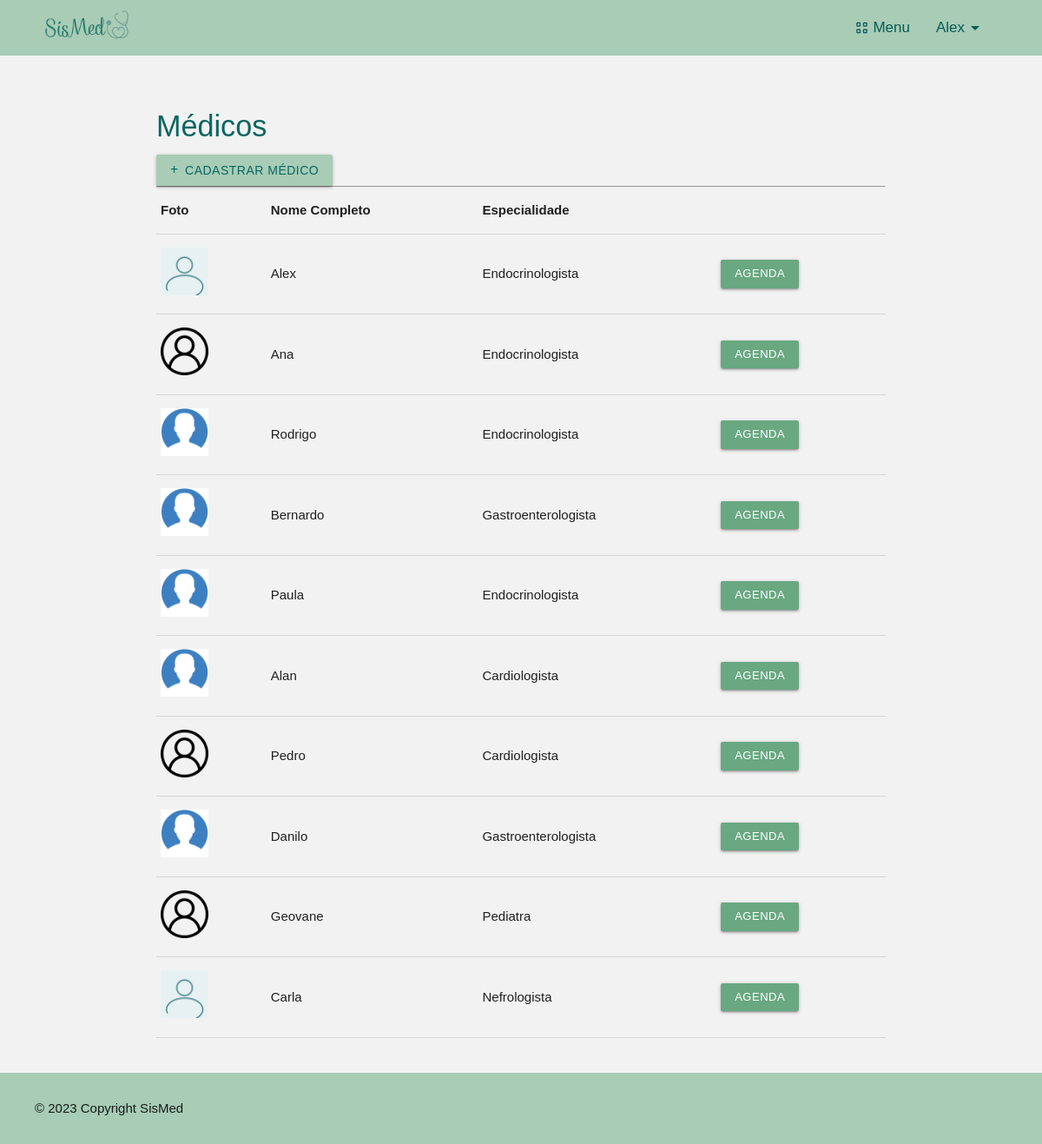
Page /listar/medicos (signed in) on the committed database.
### cadastros/models.py (models this page shows, shortened)
class Medico(models.Model):
    nome_completo = models.CharField(max_length=100, verbose_name='Nome Completo')
    data_nascimento = models.DateField(verbose_name='Data de Nascimento')
    rg = models.CharField(max_length=13, verbose_name='RG', unique=True)
    cpf = models.CharField(max_length=14, verbose_name='CPF', unique=True)
    crm = models.CharField(null=True, max_length=14, verbose_name='CRM', unique=True)
    sexo = models.CharField(max_length=1, choices=sexo_opcoes, null=True)
    endereco = models.OneToOneField(Endereco, null=True, on_delete=models.PROTECT)
    telefone = models.CharField(max_length=15, unique=True)
    email = models.CharField(max_length=50, unique=True)
    data_cadastro = models.DateField(verbose_name='Data de Cadastro')
    especialidade = models.ForeignKey(Especialidade, on_delete=models.PROTECT)
    foto =  models.ImageField(upload_to='fotos_medicos', blank=True, null=True)
    usuario = models.OneToOneField(User, null=True, on_delete=models.DO_NOTHING)
    def __str__(self):
        return f'{self.nome_completo} - {self.especialidade}'
    """def __str__(self):
        return f'{self.nome_completo} {self.data_nascimento} {self.rg} {self.cpf} {self.crm} {self.endereco} {self.telefone} {self.email} {self.data_cadastro} {self.especialidade}'"""

class Especialidade(models.Model):
    especialidade = models.CharField(max_length=30, unique=True)
    valor_consulta = models.DecimalField(max_digits=8, decimal_places=2, null=True)
    def __str__(self):
        return f'{self.especialidade}'

### cadastros/views.py (the view)
# urls.py: path('listar/medicos', MedicoList.as_view(), name='listar-medicos'),
class MedicoList(LoginRequiredMixin, GrupoMixin, ListView):
    login_url = reverse_lazy('login')
    model = Medico
    template_name = 'cadastros/listas/medicos.html'
    success_url = reverse_lazy('listar-medicos')
    def get_context_data(self, *args, **kwargs):
        context = super().get_context_data(*args, **kwargs)
        context['titulo'] = 'Médicos'
        return context

### paginas/views.py (called while the page is built)
    def get_context_data(self, **kwargs):
        context = super().get_context_data(**kwargs)
        user = self.request.user
        is_admin = user.groups.filter(name='Administrador').exists()
        is_medico = user.groups.filter(name='Medico').exists()
        context['is_admin'] = is_admin
        context['is_medico'] = is_medico
        return context

### cadastros/templates/cadastros/listas/medicos.html (shortened to what this page needs)
{% extends 'cadastros/listas/funcionarios.html' %}
{% load static %}
{% block btn_add %}
    <a class="btn btn-add btn-sm" href="{% url 'cadastrar-medico' %}">
        <i class="fas fa-plus"></i>
        Cadastrar Médico
    </a>
{% endblock %}
{% block campo3 %}
    <th>Especialidade</th>
{% endblock %}
{% block lista %}
    {% for medico in object_list %}
    <tr> {% if medico.foto %}
        <td><img class="lista-foto" src="/media/{{medico.foto}}"></td>
        {% else %}
        <td><img class="lista-foto" src="{% static 'img/perfil-generico.jpg' %}"></td>
        {% endif %}
        <td>{{medico.nome_completo}}</td>
        <td>{{medico.especialidade}}</td>
        <td>
            <a href="{% url 'dados-agenda' medico.agendamedico.pk %}" class="btn btn-small btn-agenda">Agenda</a>
        </td>
    </tr>
    {% empty %}
    <tr>
        <td colspan="12">Ainda não há médicos cadastrados</td>
    </tr>
    {% endfor %}
{% endblock %}

### cadastros/templates/cadastros/listas/funcionarios.html (shortened to what this page needs)
{% extends 'paginas/index.html' %}
{% load static %}
{% block styles %}
    <link rel="stylesheet" href="{% static 'css/listar.css' %}">
{% endblock %}
{% block content %}
    <h4>{{titulo}}</h4>
    <div id="btn_box_list">
        {% block btn_add %}{% endblock %}
    </div> <hr>
    <div class="table-responsive">
        <table class="table">
            <tr>
                {% block campos %}
                    <th>Foto</th>
                    <th>Nome Completo</th>
                    {% block campo3 %}{% endblock %}
                {% endblock %}
            </tr>
            {% block lista %}{% endblock %}
        </table>
    </div>
{% endblock %}

### paginas/templates/paginas/index.html (shortened to what this page needs)
{% load static %}
<!DOCTYPE html>
<html lang="pt-br">
<head>
    <link rel="stylesheet" href="https://cdnjs.cloudflare.com/ajax/libs/materialize/1.0.0/css/materialize.min.css">
    <link rel="stylesheet" href="{% static 'css/estilo.css' %}">
    <link rel="stylesheet" href="{% static 'css/style_dash.css' %}">
    {% block styles %}
    {% endblock %}
</head>
<body>
{% block head %}
<header>
    <a href="#" class="brand-logo">
        <img id="logo" src="{% static 'img/SisMed-logo.png' %}" alt="SisMed logo" class="responsive-img" style="max-height: 60px;">
    </a>
  <nav class="navbar-nav">
    <div class="nav-wrapper" >
            <ul id="nav-mobile" class="right hide-on-med-and-down">
                {% if request.user.is_authenticated %}
                    <li class="dropdown-trigger black-text" data-target="dropdown1">
                        <span class="icons material-symbols-outlined" id="view-cozy">View_Cozy</span>
                        Menu
                    </li>
                    <li id="drop-user" class="dropdown-trigger black-text" data-target="dropdown3"> {{ request.user }}
                        <span class="material-symbols-outlined">arrow_drop_down</span>
                    </li>
                {% else %}
                    <li><a class="black-text" id="login-option" href="{% url 'login' %}">Login</a></li>
                {% endif %}
            </ul>
        </div>
    </nav>
</header>
{% endblock %}
{% block main %}
<main>
    <div class="container" id="main-container">
        {% block content %}{% endblock %}
    </div>
</main>
{% endblock %}
{% block footer %}
<footer>
    <div class="col-12" id="copyright">
        <p>&copy; 2023 Copyright SisMed</p>
    </div>
</footer>
{% endblock %}
</body>
</html>

### static/css/estilo.css (style rules this page uses)
* { margin: 0; padding: 0; }
body { background-color: #f2f2f2; }
h4 { color: #096661; }
header { height: 64px; background-color: #a8ccb6; display: flex; align-items: center; justify-content: space-between; padding-left: 50px; padding-right: 65px; }
header #logo { width: 110px; }
.navbar-nav { background-color: #a8ccb6; box-shadow: none; justify-content: space-between; }
#drop-user { text-transform: capitalize; }
.dropdown-trigger { display: flex; align-items: center; margin-left: 30px; font-size: 17px; color: #085c58 !important; }
.icons { margin-right: 4px; font-size: 18px; }
.btn-add i { margin-right: 3px; font-size: 16px; }
#drop-user { font-weight: 500; }
main { min-height: 80vh; }
.container { padding-block: 20px; }
footer { background-color: #a8ccb6; padding-inline: 40px; padding-block: 30px; }
#copyright { display: flex; justify-content: space-between; }

### static/css/style_dash.css (style rules this page uses)
body { font-family: Arial, sans-serif; }

### static/css/listar.css (style rules this page uses)
.container { padding-block: 40px; }
#btn_box_list { display: flex; gap: 10px; }
.btn-sm { font-weight: 500; }
.btn-add { background-color: #a8ccb6; border-color: #096661; color: #096661; font-size: 14px; }
.lista-foto { width: 55px; }
.btn-agenda { background-color: #69a881 !important; }

### rows in the picture
Medico: nome_completo "Alex", especialidade "Endocrinologista"
Medico: foto (picture), nome_completo "Ana", especialidade "Endocrinologista"
Medico: foto (picture), nome_completo "Rodrigo", especialidade "Endocrinologista"
Medico: foto (picture), nome_completo "Bernardo", especialidade "Gastroenterologista"
Medico: foto (picture), nome_completo "Paula", especialidade "Endocrinologista"
Medico: foto (picture), nome_completo "Alan", especialidade "Cardiologista"
Medico: foto (picture), nome_completo "Pedro", especialidade "Cardiologista"
Medico: foto (picture), nome_completo "Danilo", especialidade "Gastroenterologista"
Medico: foto (picture), nome_completo "Geovane", especialidade "Pediatra"
Medico: nome_completo "Carla", especialidade "Nefrologista"

### other values in the picture
{{ request.user }} "Alex"
{{ titulo }} "Médicos"
